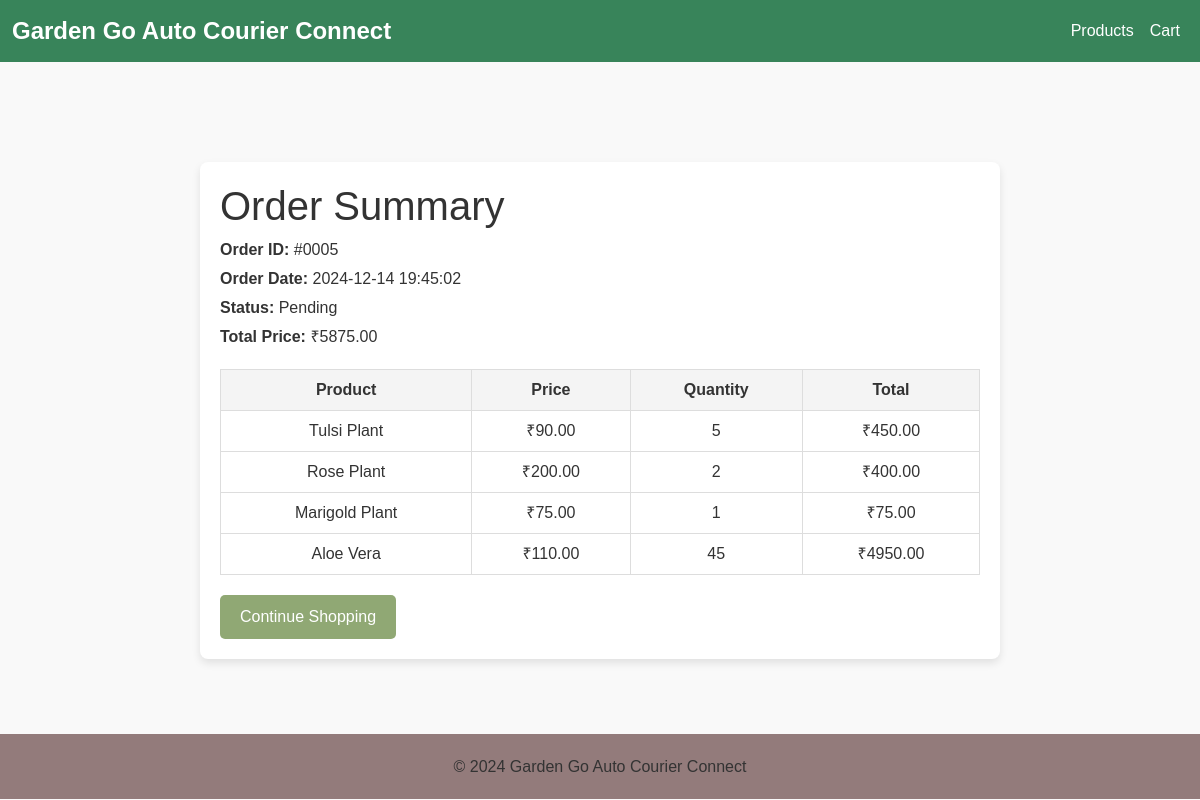
The page /order/5 (signed in) on the database its author committed.
### models.py (models this page shows)
class Order(db.Model):
    __tablename__ = 'order'
    order_id = db.Column(db.Integer, primary_key=True)
    user_id = db.Column(db.Integer, db.ForeignKey('users.user_id'))
    assigned_to = db.Column(db.Integer, db.ForeignKey('users.user_id'))  # New attribute
    status = db.Column(db.String, nullable=False)
    address = db.Column(db.String(300))
    estimated_delivery = db.Column(db.DateTime)
    actual_delivery = db.Column(db.DateTime)
    updated_at = db.Column(db.DateTime, default=datetime.utcnow)
    total_price = db.Column(db.Float, nullable=False)
    shipping_cost = db.Column(db.Float, nullable=False)
    pincode = db.Column(db.String)
    created_at = db.Column(db.DateTime, default=datetime.utcnow)
    user = db.relationship('User', foreign_keys=[user_id], back_populates='orders')  # Updated
    assigned_user = db.relationship('User', foreign_keys=[assigned_to], back_populates='assigned_orders')  # New relationship
    order_items = db.relationship('OrderItem', back_populates='order')
    audit_logs = db.relationship('Audit', back_populates='order')

class OrderItem(db.Model):
    __tablename__ = 'order_item'
    order_item_id = db.Column(db.Integer, primary_key=True)
    order_id = db.Column(db.Integer, db.ForeignKey('order.order_id'))
    product_id = db.Column(db.Integer, db.ForeignKey('product.product_id'))
    quantity = db.Column(db.Integer, nullable=False)
    order = db.relationship('Order', back_populates='order_items')
    product = db.relationship('Product', back_populates='order_items')

class Product(db.Model):
    __tablename__ = 'product'
    product_id = db.Column(db.Integer, primary_key=True)
    name = db.Column(db.String(80), nullable=False)
    cost_price = db.Column(db.Float, nullable=False)
    selling_price = db.Column(db.Float, nullable=False)
    description = db.Column(db.String)
    stock_quantity = db.Column(db.Integer, nullable=False)
    image_url = db.Column(db.String)
    product_weight = db.Column(db.Float, nullable=False)  # New attribute
    category_id = db.Column(db.Integer, db.ForeignKey('category.category_id'))
    category = db.relationship('Category', back_populates='products')
    cart_items = db.relationship('CartItem', back_populates='product')
    order_items = db.relationship('OrderItem', back_populates='product')

### app.py (the view)
@app.route('/order/<int:order_id>')
@login_required
def order_summary(order_id):
    order = Order.query.get_or_404(order_id)
    if order.user_id != current_user.user_id:
        flash('Unauthorized access to this order.', 'danger')
        return redirect(url_for('products'))
    return render_template('order_summary.html', order=order)

### app.py (called while the page is built)
@login_manager.user_loader
def load_user(user_id):
    return User.query.get(int(user_id))

@app.before_request
def update_last_login():
    if current_user.is_authenticated:
        current_user.last_login = datetime.utcnow()
        db.session.commit()

### templates/order_summary.html
{% extends "layout.html" %}
{% block css %}
<link rel="stylesheet" href="{{ url_for('static', filename='css/order_summary.css') }}">
{% endblock %}
{% block content %}
<div class="wrapper-order-container">
<div class="order-container">
    <h1>Order Summary</h1>
    <div class="order-details">
        <p><strong>Order ID:</strong> #000{{ order.order_id }}</p>
        <p><strong>Order Date:</strong> {{ order.created_at.strftime('%Y-%m-%d %H:%M:%S') }}</p>
        <p><strong>Status:</strong> {{ order.status }}</p>
        <p><strong>Total Price:</strong> ₹{{ "%.2f" | format(order.total_price) }}</p>
    </div>
    <table class="order-items">
        <thead>
            <tr>
                <th>Product</th>
                <th>Price</th>
                <th>Quantity</th>
                <th>Total</th>
            </tr>
        </thead>
        <tbody>
            {% for item in order.order_items %}
            <tr>
                <td>{{ item.product.name }}</td>
                <td>₹{{ "%.2f" | format(item.product.selling_price) }}</td>
                <td>{{ item.quantity }}</td>
                <td>₹{{ "%.2f" | format(item.quantity * item.product.selling_price) }}</td>
            </tr>
            {% endfor %}
        </tbody>
    </table>
    <a href="{{ url_for('show_products') }}" class="btn">Continue Shopping</a>
</div>
</div>
{% endblock %}

### templates/layout.html (shortened to what this page needs)
<!DOCTYPE html>
<html lang="en">
<head>
    <link href="https://cdn.jsdelivr.net/npm/bootstrap@5.3.0/dist/css/bootstrap.min.css" rel="stylesheet">
    <link rel="stylesheet" href="{{ url_for('static', filename='css/styles.css') }}">
    <link href="https://cdnjs.cloudflare.com/ajax/libs/toastr.js/latest/toastr.min.css" rel="stylesheet">
    {% block css %}{% endblock %}
</head>
<body>
    <header>
        <nav class="navbar navbar-expand-lg navbar-dark custom-navbar">
            <div class="container-fluid">
                <a class="navbar-brand" href="{{ url_for('show_products') }}">Garden Go Auto Courier Connect</a>
                <div class="collapse navbar-collapse" id="navbarNav">
                    <ul class="navbar-nav ms-auto">
                        <li class="nav-item">
                            <a class="nav-link active" href="{{ url_for('show_products') }}">Products</a>
                        </li>
                        <li class="nav-item">
                            <a class="nav-link active" href="{{ url_for('view_cart') }}">Cart</a>
                        </li>
                    </ul>
                </div>
            </div>
        </nav>
    </header>
    <main class="container mt-4">
        {% block content %}{% endblock %}
    </main>
    <footer class="custom-footer">
        <div class="container text-center">
            <p class="mb-0">&copy; 2024 Garden Go Auto Courier Connect</p>
        </div>
    </footer>
</body>
</html>

### static/css/styles.css (style rules this page uses)
* { box-sizing: border-box; margin: 0; padding: 0; }
body { font-family: Arial, sans-serif; background: #f9f9f9; color: #333; }
.custom-navbar { background-color: #38845A; }
.custom-navbar .navbar-brand { font-size: 1.5rem; font-weight: bold; }
.custom-footer { display: flex; justify-content: center; align-items: center; height: 65px; background-color: rgb(147, 123, 123); }

### static/css/order_summary.css (style rules this page uses)
.wrapper-order-container { display: flex; justify-content: center; align-items: center; height: calc(100vh - 152px); }
.order-container { width: 100%; max-width: 800px; margin: 20px auto; padding: 20px; background: #fff; border-radius: 8px; box-shadow: 0 4px 8px rgba(0, 0, 0, 0.1); }
.order-details { margin-bottom: 20px; }
.order-details p { font-size: 16px; margin: 5px 0; }
.order-items { width: 100%; border-collapse: collapse; margin-top: 20px; }
.order-items th, .order-items td { border: 1px solid #ddd; padding: 8px; text-align: center; }
.order-items th { background-color: #f4f4f4; font-weight: bold; }
.btn { margin-top: 20px; padding: 10px 20px; background-color: #90a874; color: white; border: none; border-radius: 5px; cursor: pointer; }

### rows shown on the page
Order: order_id "5", created_at "2024-12-14 19:45:02", status "Pending", total_price "5875.00"
OrderItem: product.name "Tulsi Plant", quantity "5", item.quantity*item.product.selling_price "450.00"
Product: product.selling_price "90.00"
OrderItem: product.name "Rose Plant", quantity "2", item.quantity*item.product.selling_price "400.00"
Product: product.selling_price "200.00"
OrderItem: product.name "Marigold Plant", quantity "1", item.quantity*item.product.selling_price "75.00"
Product: product.selling_price "75.00"
OrderItem: product.name "Aloe Vera", quantity "45", item.quantity*item.product.selling_price "4950.00"
Product: product.selling_price "110.00"
